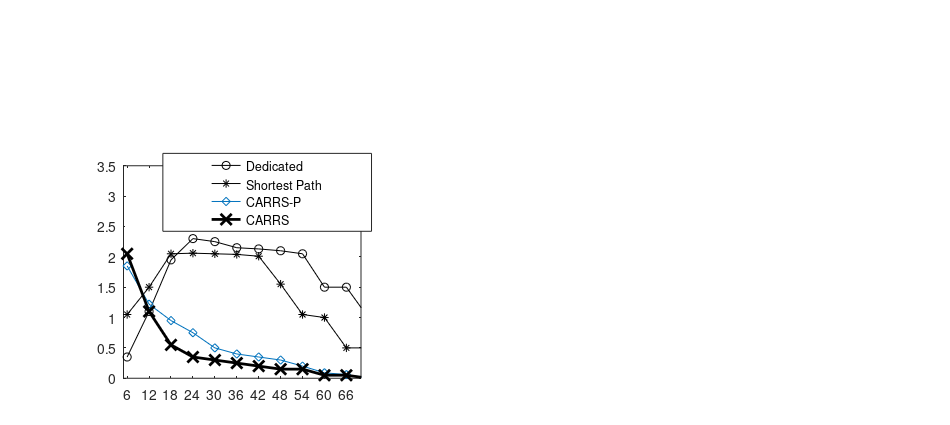

MATLAB code to generate this figure:
x = [6, 12,18, 24,30,36,42,48,54,60,66,72,78];

DEDICATED=[0.35,1.1,1.95,2.3, 2.25,2.15,2.13,2.10,2.05,1.5,1.5,1,1];

SP=[1.05,1.5,2.05,2.06,2.05,2.04,2.01,1.55,1.05,1,0.5,0.5,0];
MS2=[1.85,1.22,0.95,0.75,0.50,0.40,0.35,0.30,0.20,0.09,0.06,0,0];
MS=[2.05,1.1,0.55,0.35,0.30,0.25,0.2,0.15,0.15,0.05,0.05,0,0];






p1=subplot(1,1,1);
%h1=plot(x, OMNISuggest,'-ko', x, SVD,'-k*', x, POPULAR,'-kx', x,SOCIAL,'-k<', x, RANDOM,'-k+', 'MarkerSize', 12, 'LineWidth',1);
h1=plot(x, DEDICATED,'-ko', x, SP,'-k*',x, MS2,'-d', x, MS,'-kx' , 'MarkerSize',8, 'LineWidth',2);


%xh1=xlabel('Departure time of most population in minutes (Poisson distribution mean)', 'FontSize',15);
%[0.13 0.154008438818565 0.775 0.770991561181434
%set(p1, 'Position', [0.100 0.15 0.400 0.330]);
%get(xh1,'Position')
%set(xh1,'Position',get(xh1,'Position')+[0 0 0]);
xlim([5 70]);
%yh1=ylabel('Average Total Evacuation time in minutes', 'FontSize',15);
%%set(yh1,'Position',get(yh1,'Position')+[35 0 0]);
ylim([0,3.5]);
set(gca,'XTick',[6, 12,18, 24,30,36,42,48,54,60,66,72,78], 'FontSize',16);

%leg=legend('UBCF','RANDOM','POPULAR','SVD','OmniSuggest','FontSize',10)  
leg=legend('Dedicated','Shortest Path','CARRS-P','CARRS','FontSize',12); 
set(p1, 'Position', [0.13 0.11 0.25 0.5], 'FontSize', 10);

set(leg,...
    'Position',[0.171428571428571 0.455788090183 0.219642857142857 0.13015873015873]);
set(gcf, 'PaperPosition', [-1.3 -0.05 9.5 4.25]);
set(gcf, 'Color', 'w');
set(gcf, 'PaperSize', [3 2.27]); %Keep the same paper size
%saveas(gcf, 'DR', 'pdf');

print('-djpeg','-r1000','averagecongestion');
%export_fig 'evacuation-normal' -jpg -r1000

%set(gcf, 'PaperPosition', [-1.3 -0.05 9.5 4.25]);
%set(gcf, 'Color', 'w');r
%set(gcf, 'PaperSize', [1.59 1.16]); %Keep the same paper size

%set(gcf, 'Position', [100 100 300.59 250.16])

%export_fig DR -tiff -r1200 -q110;


